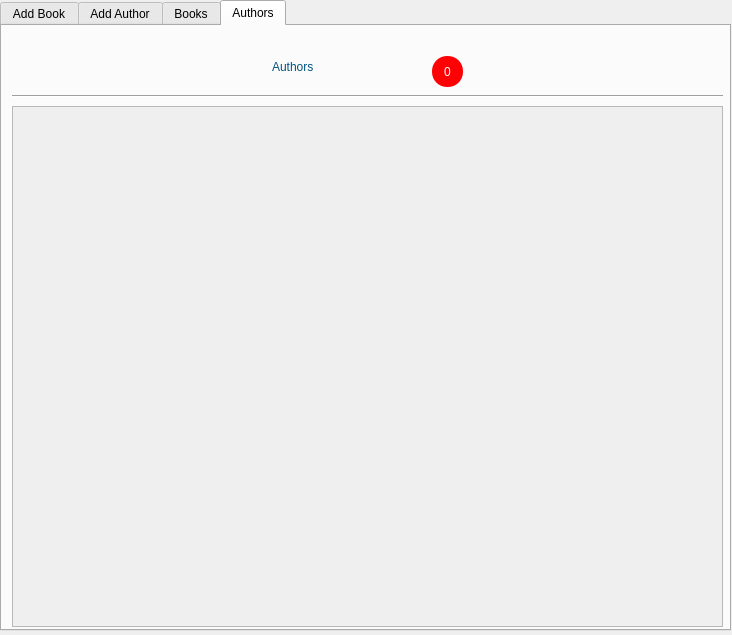
<?xml version="1.0" encoding="UTF-8"?>
<ui version="4.0">
 <class>Dialog</class>
 <widget class="QDialog" name="Dialog">
  <property name="geometry">
   <rect>
    <x>0</x>
    <y>0</y>
    <width>732</width>
    <height>635</height>
   </rect>
  </property>
  <property name="windowTitle">
   <string>Dialog</string>
  </property>
  <widget class="QTabWidget" name="tabs">
   <property name="geometry">
    <rect>
     <x>0</x>
     <y>0</y>
     <width>731</width>
     <height>631</height>
    </rect>
   </property>
   <property name="styleSheet">
    <string notr="true"/>
   </property>
   <property name="tabPosition">
    <enum>QTabWidget::North</enum>
   </property>
   <property name="tabShape">
    <enum>QTabWidget::Rounded</enum>
   </property>
   <property name="currentIndex">
    <number>3</number>
   </property>
   <property name="iconSize">
    <size>
     <width>20</width>
     <height>20</height>
    </size>
   </property>
   <widget class="QWidget" name="insertBook">
    <property name="styleSheet">
     <string notr="true">QLabel {
	font: 16pt &quot;Verdana Pro Cond&quot;;
	font-size:15px;
	background-color:rgb(0, 85, 127);
	border-radius:5px;
	padding:5px;
	color:#fff
}</string>
    </property>
    <attribute name="title">
     <string>Add Book</string>
    </attribute>
    <widget class="QLineEdit" name="title_book">
     <property name="geometry">
      <rect>
       <x>20</x>
       <y>110</y>
       <width>691</width>
       <height>51</height>
      </rect>
     </property>
     <property name="styleSheet">
      <string notr="true">font-size: 14pt;
font-family:Y2K Neophyte ,B Nazanin;
border:2px solid rgb(85, 85, 127);
border-radius:5px;
padding:8px;</string>
     </property>
     <property name="text">
      <string/>
     </property>
    </widget>
    <widget class="QDoubleSpinBox" name="price_book">
     <property name="geometry">
      <rect>
       <x>20</x>
       <y>210</y>
       <width>211</width>
       <height>41</height>
      </rect>
     </property>
     <property name="styleSheet">
      <string notr="true">font: 14pt &quot;Nanosecond Thick BRK&quot;;</string>
     </property>
     <property name="prefix">
      <string>$</string>
     </property>
     <property name="suffix">
      <string/>
     </property>
     <property name="decimals">
      <number>2</number>
     </property>
     <property name="maximum">
      <double>1000.000000000000000</double>
     </property>
     <property name="stepType">
      <enum>QAbstractSpinBox::DefaultStepType</enum>
     </property>
    </widget>
    <widget class="QComboBox" name="author_book">
     <property name="geometry">
      <rect>
       <x>350</x>
       <y>210</y>
       <width>361</width>
       <height>41</height>
      </rect>
     </property>
     <property name="styleSheet">
      <string notr="true">font: 14pt &quot;Nanosecond Thick BRK&quot;;
background-color:rgb(255, 255, 255);
border:2px solid rgb(0, 85, 127);
border-radius:5px;</string>
     </property>
     <item>
      <property name="text">
       <string>--author--</string>
      </property>
     </item>
    </widget>
    <widget class="QLabel" name="label">
     <property name="geometry">
      <rect>
       <x>20</x>
       <y>70</y>
       <width>51</width>
       <height>31</height>
      </rect>
     </property>
     <property name="text">
      <string>Title*</string>
     </property>
    </widget>
    <widget class="QLabel" name="label_2">
     <property name="geometry">
      <rect>
       <x>20</x>
       <y>170</y>
       <width>51</width>
       <height>31</height>
      </rect>
     </property>
     <property name="text">
      <string>Price</string>
     </property>
    </widget>
    <widget class="QLabel" name="label_3">
     <property name="geometry">
      <rect>
       <x>350</x>
       <y>170</y>
       <width>71</width>
       <height>31</height>
      </rect>
     </property>
     <property name="text">
      <string>Author*</string>
     </property>
    </widget>
    <widget class="QLabel" name="label_4">
     <property name="geometry">
      <rect>
       <x>20</x>
       <y>270</y>
       <width>161</width>
       <height>31</height>
      </rect>
     </property>
     <property name="text">
      <string>Cover photo</string>
     </property>
    </widget>
    <widget class="QLabel" name="label_5">
     <property name="geometry">
      <rect>
       <x>350</x>
       <y>270</y>
       <width>101</width>
       <height>31</height>
      </rect>
     </property>
     <property name="text">
      <string>Date Publish</string>
     </property>
    </widget>
    <widget class="QDateEdit" name="date_book">
     <property name="geometry">
      <rect>
       <x>350</x>
       <y>310</y>
       <width>211</width>
       <height>41</height>
      </rect>
     </property>
     <property name="styleSheet">
      <string notr="true">font: 14pt &quot;Nanosecond Thick BRK&quot;;</string>
     </property>
    </widget>
    <widget class="QPushButton" name="insert_book">
     <property name="geometry">
      <rect>
       <x>580</x>
       <y>550</y>
       <width>141</width>
       <height>51</height>
      </rect>
     </property>
     <property name="styleSheet">
      <string notr="true">QPushButton{
border-radius:20px;
font: 63 20px &quot;Verdana Pro Cond Semibold&quot;;
}
QPushButton:hover {
border:2px solid rgb(0, 85, 127)}</string>
     </property>
     <property name="text">
      <string>Insert</string>
     </property>
     <property name="icon">
      <iconset>
       <normaloff>../images/icon_plus.png</normaloff>../images/icon_plus.png</iconset>
     </property>
     <property name="iconSize">
      <size>
       <width>45</width>
       <height>45</height>
      </size>
     </property>
    </widget>
    <widget class="QPushButton" name="browse_picture">
     <property name="geometry">
      <rect>
       <x>20</x>
       <y>310</y>
       <width>91</width>
       <height>31</height>
      </rect>
     </property>
     <property name="acceptDrops">
      <bool>true</bool>
     </property>
     <property name="styleSheet">
      <string notr="true">QPushButton {
	font: 8pt &quot;MS Shell Dlg 2&quot;;
background-color:#fff;
border:1px solid rgb(85, 85, 127);
border-radius:5px;
}

QPushButton:hover {
border:2px solid rgb(85, 85, 127);

}
</string>
     </property>
     <property name="text">
      <string>Choose / Drop</string>
     </property>
    </widget>
    <widget class="QLabel" name="picture_book">
     <property name="geometry">
      <rect>
       <x>20</x>
       <y>350</y>
       <width>181</width>
       <height>181</height>
      </rect>
     </property>
     <property name="acceptDrops">
      <bool>true</bool>
     </property>
     <property name="styleSheet">
      <string notr="true">background-color:none;</string>
     </property>
     <property name="text">
      <string/>
     </property>
     <property name="scaledContents">
      <bool>true</bool>
     </property>
    </widget>
    <widget class="QPushButton" name="add_author">
     <property name="geometry">
      <rect>
       <x>430</x>
       <y>170</y>
       <width>31</width>
       <height>31</height>
      </rect>
     </property>
     <property name="styleSheet">
      <string notr="true">QPushButton {
background-color:transparent;
border-radius:15px
}
QPushButton:hover{
border:2px solid rgb(0, 85, 127)
}</string>
     </property>
     <property name="text">
      <string/>
     </property>
     <property name="icon">
      <iconset>
       <normaloff>../images/icon_plus.png</normaloff>../images/icon_plus.png</iconset>
     </property>
     <property name="iconSize">
      <size>
       <width>31</width>
       <height>31</height>
      </size>
     </property>
    </widget>
    <widget class="QLabel" name="label_6">
     <property name="geometry">
      <rect>
       <x>250</x>
       <y>0</y>
       <width>171</width>
       <height>61</height>
      </rect>
     </property>
     <property name="styleSheet">
      <string notr="true">background-color:none;
color:rgb(0, 85, 127);
font: 30pt &quot;Y2K Neophyte&quot;;</string>
     </property>
     <property name="text">
      <string>Library</string>
     </property>
    </widget>
    <widget class="Line" name="line">
     <property name="geometry">
      <rect>
       <x>10</x>
       <y>50</y>
       <width>711</width>
       <height>20</height>
      </rect>
     </property>
     <property name="orientation">
      <enum>Qt::Horizontal</enum>
     </property>
    </widget>
    <widget class="QLabel" name="error_book">
     <property name="geometry">
      <rect>
       <x>20</x>
       <y>520</y>
       <width>691</width>
       <height>31</height>
      </rect>
     </property>
     <property name="styleSheet">
      <string notr="true">background-color:none;
color:rgb(255, 0, 0);
font: 12pt &quot;Y2K Neophyte&quot;;</string>
     </property>
     <property name="text">
      <string/>
     </property>
    </widget>
    <zorder>title_book</zorder>
    <zorder>price_book</zorder>
    <zorder>author_book</zorder>
    <zorder>label</zorder>
    <zorder>label_2</zorder>
    <zorder>label_3</zorder>
    <zorder>label_4</zorder>
    <zorder>label_5</zorder>
    <zorder>date_book</zorder>
    <zorder>insert_book</zorder>
    <zorder>browse_picture</zorder>
    <zorder>picture_book</zorder>
    <zorder>label_6</zorder>
    <zorder>line</zorder>
    <zorder>error_book</zorder>
    <zorder>add_author</zorder>
   </widget>
   <widget class="QWidget" name="Author">
    <property name="styleSheet">
     <string notr="true">QLabel {
	font: 16pt &quot;Verdana Pro Cond&quot;;
	font-size:15px;
	background-color:rgb(0, 85, 127);
	border-radius:5px;
	padding:5px;
	color:#fff
}</string>
    </property>
    <attribute name="title">
     <string>Add Author</string>
    </attribute>
    <widget class="Line" name="line_2">
     <property name="geometry">
      <rect>
       <x>0</x>
       <y>50</y>
       <width>721</width>
       <height>20</height>
      </rect>
     </property>
     <property name="orientation">
      <enum>Qt::Horizontal</enum>
     </property>
    </widget>
    <widget class="QLabel" name="label_7">
     <property name="geometry">
      <rect>
       <x>260</x>
       <y>0</y>
       <width>161</width>
       <height>61</height>
      </rect>
     </property>
     <property name="styleSheet">
      <string notr="true">background-color:none;
color:rgb(0, 85, 127);
font: 30pt &quot;Y2K Neophyte&quot;;</string>
     </property>
     <property name="text">
      <string>Author</string>
     </property>
    </widget>
    <widget class="QLabel" name="label_8">
     <property name="geometry">
      <rect>
       <x>160</x>
       <y>80</y>
       <width>91</width>
       <height>31</height>
      </rect>
     </property>
     <property name="text">
      <string>Full Name*</string>
     </property>
    </widget>
    <widget class="QLineEdit" name="full_name">
     <property name="geometry">
      <rect>
       <x>160</x>
       <y>120</y>
       <width>411</width>
       <height>41</height>
      </rect>
     </property>
     <property name="styleSheet">
      <string notr="true">font-size: 16pt;
font-family:Y2K Neophyte ,B Nazanin;
border:2px solid rgb(85, 85, 127);
border-radius:5px;
padding:3px;</string>
     </property>
     <property name="text">
      <string/>
     </property>
    </widget>
    <widget class="QLabel" name="label_9">
     <property name="geometry">
      <rect>
       <x>160</x>
       <y>290</y>
       <width>141</width>
       <height>31</height>
      </rect>
     </property>
     <property name="text">
      <string>Profile Picture</string>
     </property>
    </widget>
    <widget class="QPushButton" name="browse_profile_picture">
     <property name="geometry">
      <rect>
       <x>160</x>
       <y>330</y>
       <width>111</width>
       <height>31</height>
      </rect>
     </property>
     <property name="acceptDrops">
      <bool>true</bool>
     </property>
     <property name="styleSheet">
      <string notr="true">QPushButton {
	font: 8pt &quot;MS Shell Dlg 2&quot;;
background-color:#fff;
border:1px solid rgb(85, 85, 127);
border-radius:5px;
}

QPushButton:hover {
border:2px solid rgb(85, 85, 127);

}
</string>
     </property>
     <property name="text">
      <string>Choose / Drop</string>
     </property>
    </widget>
    <widget class="QLabel" name="profile_picture">
     <property name="geometry">
      <rect>
       <x>350</x>
       <y>290</y>
       <width>211</width>
       <height>221</height>
      </rect>
     </property>
     <property name="acceptDrops">
      <bool>true</bool>
     </property>
     <property name="styleSheet">
      <string notr="true">background-color:none</string>
     </property>
     <property name="text">
      <string/>
     </property>
     <property name="scaledContents">
      <bool>true</bool>
     </property>
    </widget>
    <widget class="QLabel" name="label_10">
     <property name="geometry">
      <rect>
       <x>160</x>
       <y>190</y>
       <width>61</width>
       <height>31</height>
      </rect>
     </property>
     <property name="text">
      <string>Age*</string>
     </property>
    </widget>
    <widget class="QSpinBox" name="age">
     <property name="geometry">
      <rect>
       <x>160</x>
       <y>230</y>
       <width>161</width>
       <height>31</height>
      </rect>
     </property>
     <property name="styleSheet">
      <string notr="true">font: 14pt &quot;Nanosecond Thick BRK&quot;;</string>
     </property>
    </widget>
    <widget class="QLabel" name="error_author">
     <property name="geometry">
      <rect>
       <x>20</x>
       <y>520</y>
       <width>691</width>
       <height>31</height>
      </rect>
     </property>
     <property name="styleSheet">
      <string notr="true">background-color:none;
color:rgb(255, 0, 0);
font: 12pt &quot;Y2K Neophyte&quot;;</string>
     </property>
     <property name="text">
      <string/>
     </property>
    </widget>
    <widget class="QPushButton" name="insert_author">
     <property name="geometry">
      <rect>
       <x>580</x>
       <y>550</y>
       <width>141</width>
       <height>51</height>
      </rect>
     </property>
     <property name="styleSheet">
      <string notr="true">QPushButton{
border-radius:20px;
font: 63 20px &quot;Verdana Pro Cond Semibold&quot;;
}
QPushButton:hover {
border:2px solid rgb(0, 85, 127)}</string>
     </property>
     <property name="text">
      <string>Insert</string>
     </property>
     <property name="icon">
      <iconset>
       <normaloff>../images/icon_plus.png</normaloff>../images/icon_plus.png</iconset>
     </property>
     <property name="iconSize">
      <size>
       <width>45</width>
       <height>45</height>
      </size>
     </property>
    </widget>
   </widget>
   <widget class="QWidget" name="Books">
    <attribute name="title">
     <string>Books</string>
    </attribute>
    <widget class="Line" name="line_3">
     <property name="geometry">
      <rect>
       <x>10</x>
       <y>60</y>
       <width>711</width>
       <height>20</height>
      </rect>
     </property>
     <property name="orientation">
      <enum>Qt::Horizontal</enum>
     </property>
    </widget>
    <widget class="QLabel" name="label_11">
     <property name="geometry">
      <rect>
       <x>270</x>
       <y>10</y>
       <width>121</width>
       <height>61</height>
      </rect>
     </property>
     <property name="styleSheet">
      <string notr="true">background-color:none;
color:rgb(0, 85, 127);
font: 30pt &quot;Y2K Neophyte&quot;;</string>
     </property>
     <property name="text">
      <string>Books</string>
     </property>
    </widget>
    <widget class="QScrollArea" name="scrollArea">
     <property name="geometry">
      <rect>
       <x>10</x>
       <y>80</y>
       <width>711</width>
       <height>521</height>
      </rect>
     </property>
     <property name="minimumSize">
      <size>
       <width>0</width>
       <height>0</height>
      </size>
     </property>
     <property name="widgetResizable">
      <bool>true</bool>
     </property>
     <widget class="QWidget" name="listWidget">
      <property name="geometry">
       <rect>
        <x>0</x>
        <y>0</y>
        <width>709</width>
        <height>519</height>
       </rect>
      </property>
      <layout class="QVBoxLayout" name="verticalLayout">
       <property name="spacing">
        <number>12</number>
       </property>
       <item>
        <layout class="QVBoxLayout" name="list_book"/>
       </item>
      </layout>
     </widget>
    </widget>
    <widget class="QPushButton" name="countBook">
     <property name="enabled">
      <bool>true</bool>
     </property>
     <property name="geometry">
      <rect>
       <x>400</x>
       <y>29</y>
       <width>31</width>
       <height>31</height>
      </rect>
     </property>
     <property name="styleSheet">
      <string notr="true">border-radius:15px;
background-color:rgb(255, 0, 4);
color:#fff;
font: 75 italic 14pt &quot;Paddington  &quot;;</string>
     </property>
     <property name="text">
      <string>0</string>
     </property>
    </widget>
   </widget>
   <widget class="QWidget" name="auhtors">
    <attribute name="title">
     <string>Authors</string>
    </attribute>
    <widget class="QLabel" name="label_12">
     <property name="geometry">
      <rect>
       <x>270</x>
       <y>10</y>
       <width>151</width>
       <height>61</height>
      </rect>
     </property>
     <property name="styleSheet">
      <string notr="true">background-color:none;
color:rgb(0, 85, 127);
font: 30pt &quot;Y2K Neophyte&quot;;</string>
     </property>
     <property name="text">
      <string>Authors</string>
     </property>
    </widget>
    <widget class="Line" name="line_4">
     <property name="geometry">
      <rect>
       <x>10</x>
       <y>60</y>
       <width>711</width>
       <height>20</height>
      </rect>
     </property>
     <property name="orientation">
      <enum>Qt::Horizontal</enum>
     </property>
    </widget>
    <widget class="QScrollArea" name="scrollArea_2">
     <property name="geometry">
      <rect>
       <x>10</x>
       <y>80</y>
       <width>711</width>
       <height>521</height>
      </rect>
     </property>
     <property name="widgetResizable">
      <bool>true</bool>
     </property>
     <widget class="QWidget" name="scrollAreaWidgetContents">
      <property name="geometry">
       <rect>
        <x>0</x>
        <y>0</y>
        <width>709</width>
        <height>519</height>
       </rect>
      </property>
      <layout class="QVBoxLayout" name="verticalLayout_3">
       <item>
        <layout class="QVBoxLayout" name="list_author">
         <property name="spacing">
          <number>6</number>
         </property>
        </layout>
       </item>
      </layout>
     </widget>
    </widget>
    <widget class="QPushButton" name="countAuthor">
     <property name="enabled">
      <bool>true</bool>
     </property>
     <property name="geometry">
      <rect>
       <x>430</x>
       <y>30</y>
       <width>31</width>
       <height>31</height>
      </rect>
     </property>
     <property name="styleSheet">
      <string notr="true">border-radius:15px;
background-color:rgb(255, 0, 4);
color:#fff;
font: 75 italic 14pt &quot;Paddington  &quot;;</string>
     </property>
     <property name="text">
      <string>0</string>
     </property>
    </widget>
   </widget>
  </widget>
 </widget>
 <resources/>
 <connections/>
</ui>
